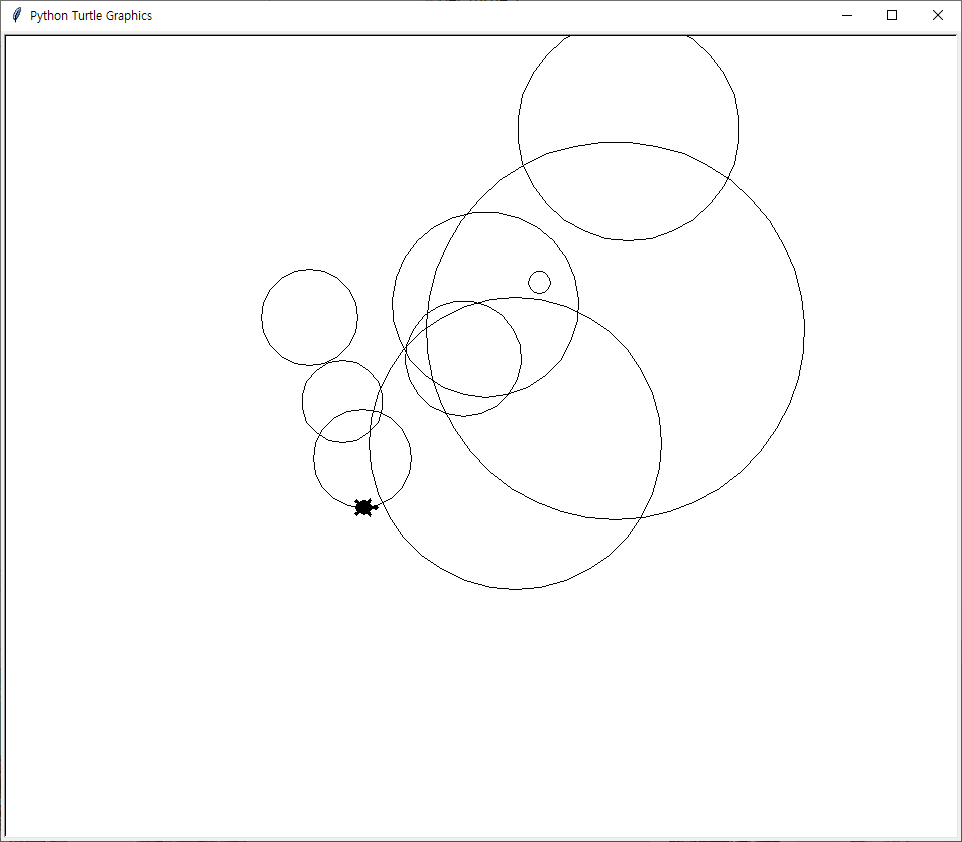

Reproduce this figure in Python.
import turtle
import random
t = turtle.Turtle()
t.shape("turtle")
for j in range (1,10):
    t.up()
    x = random.randint(-200, 200)
    y = random.randint(-200, 200)
    r = random.randint(10, 200)
    t.goto(x, y)
    t.down()
    t.circle(r)
